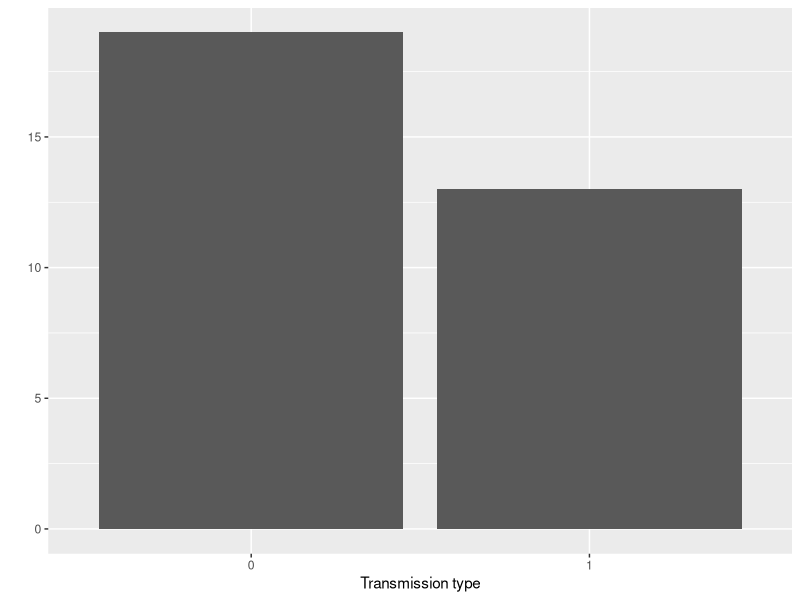
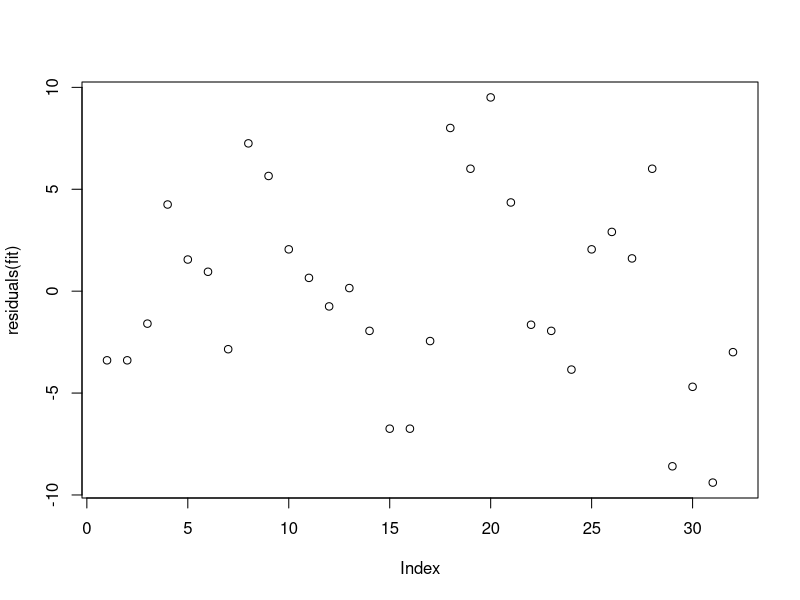
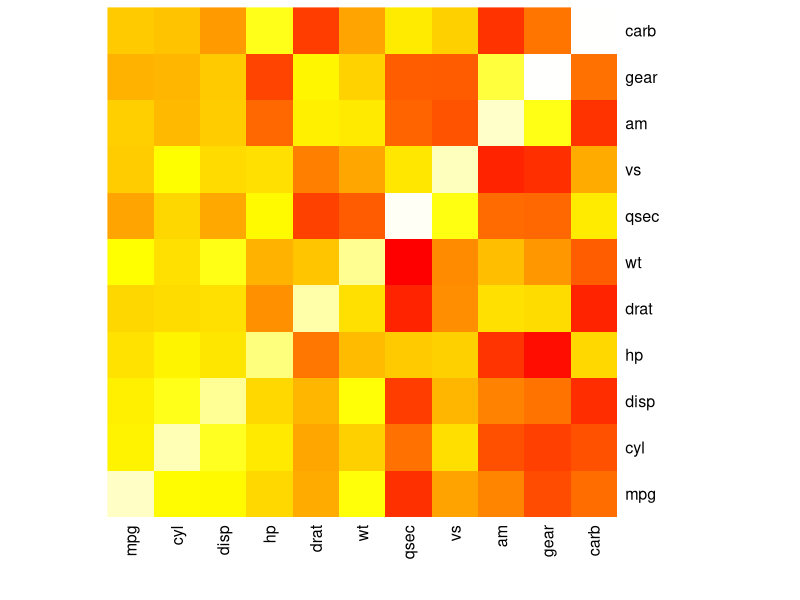
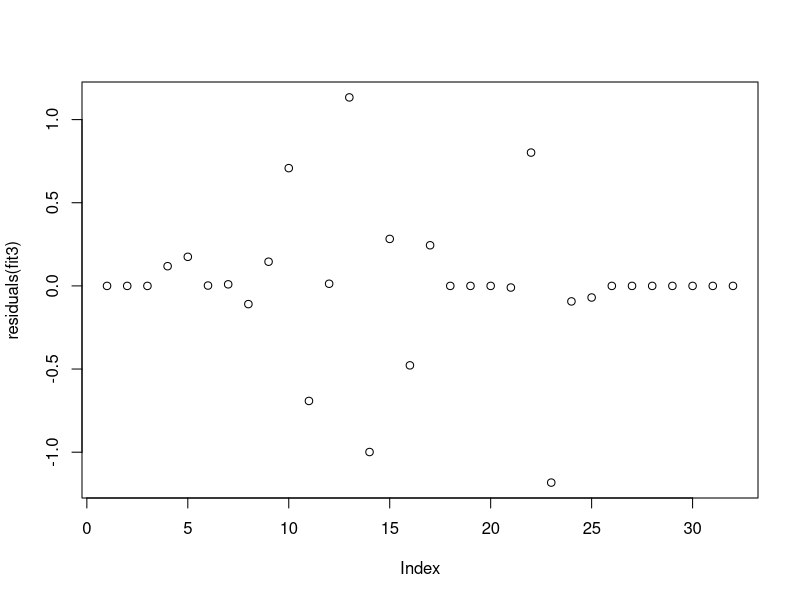

Write the R code that produced these figures, in order.
## ---- chunk 1
# load libraries and data
library(ggplot2)
library(scales)
data(mtcars)
## ---- chunk 2
fit <- lm(mpg ~ am, data=mtcars)
## ---- chunk 3
round(summary(fit)$coefficients,4)
## ---- chunk 4
confint(fit)
## ---- chunk 5
paste("R squared: ", round(summary(fit)$r.squared, 3))
## ---- chunk 6
fit2 <- lm(formula = mpg ~ am + wt + hp + disp + carb, data = mtcars)
## ---- chunk 7
paste("R squared: ", summary(fit2)$r.squared)
## ---- chunk 8
fit3 <- lm(formula = mpg ~ am * wt * hp * disp * carb, data = mtcars)
## ---- chunk 9
paste("R squared: ", summary(fit3)$r.squared)
paste("Is 'am' slope coefficient positive? ", coef(fit3)[[2]] > 0)
## ---- chunk 10
qplot(as.factor(mtcars$am), xlab="Transmission type")
## ---- chunk 11
plot(residuals(fit))
## ---- chunk 12
heatmap(abs(cor(mtcars)), Colv=NA, Rowv=NA, col=heat.colors(256))
## ---- chunk 13
plot(residuals(fit3))
